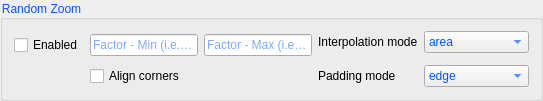
            <widget class="QGroupBox" name="groupBox_19">
             <property name="autoFillBackground">
              <bool>true</bool>
             </property>
             <property name="styleSheet">
              <string notr="true">color: rgb(0, 85, 255);</string>
             </property>
             <property name="title">
              <string>Random Zoom</string>
             </property>
             <layout class="QGridLayout" name="gridLayout_21">
              <item row="0" column="4">
               <widget class="QLabel" name="label_26">
                <property name="styleSheet">
                 <string notr="true">color: rgb(0,0,0);</string>
                </property>
                <property name="text">
                 <string>Interpolation mode</string>
                </property>
               </widget>
              </item>
              <item row="3" column="5">
               <widget class="QComboBox" name="randomZoomPaddingMode">
                <item>
                 <property name="text">
                  <string>edge</string>
                 </property>
                </item>
                <item>
                 <property name="text">
                  <string>constant</string>
                 </property>
                </item>
                <item>
                 <property name="text">
                  <string>linear_ramp</string>
                 </property>
                </item>
                <item>
                 <property name="text">
                  <string>maximum</string>
                 </property>
                </item>
                <item>
                 <property name="text">
                  <string>mean</string>
                 </property>
                </item>
                <item>
                 <property name="text">
                  <string>median</string>
                 </property>
                </item>
                <item>
                 <property name="text">
                  <string>minimum</string>
                 </property>
                </item>
                <item>
                 <property name="text">
                  <string>reflect</string>
                 </property>
                </item>
               </widget>
              </item>
              <item row="0" column="1" rowspan="2">
               <widget class="QLineEdit" name="randomZoomFactorMin">
                <property name="text">
                 <string/>
                </property>
                <property name="placeholderText">
                 <string>Factor - Min (i.e. 0.2)</string>
                </property>
               </widget>
              </item>
              <item row="0" column="0" rowspan="2">
               <widget class="QCheckBox" name="randomZoomEnabled">
                <property name="styleSheet">
                 <string notr="true">color: rgb(0,0,0);</string>
                </property>
                <property name="text">
                 <string>Enabled</string>
                </property>
               </widget>
              </item>
              <item row="3" column="1">
               <widget class="QCheckBox" name="randomZoomAlignCorners">
                <property name="styleSheet">
                 <string notr="true">color: rgb(0,0,0);</string>
                </property>
                <property name="text">
                 <string>Align corners</string>
                </property>
               </widget>
              </item>
              <item row="3" column="4">
               <widget class="QLabel" name="label_27">
                <property name="styleSheet">
                 <string notr="true">color: rgb(0,0,0);</string>
                </property>
                <property name="text">
                 <string>Padding mode</string>
                </property>
               </widget>
              </item>
              <item row="0" column="3" rowspan="2">
               <widget class="QLineEdit" name="randomZoomFactorMax">
                <property name="placeholderText">
                 <string>Factor - Max (i.e. 1.2)</string>
                </property>
               </widget>
              </item>
              <item row="0" column="5">
               <widget class="QComboBox" name="randomZoomInterpolationMode">
                <item>
                 <property name="text">
                  <string>area</string>
                 </property>
                </item>
                <item>
                 <property name="text">
                  <string>nearest</string>
                 </property>
                </item>
                <item>
                 <property name="text">
                  <string>nearest-exact</string>
                 </property>
                </item>
                <item>
                 <property name="text">
                  <string>linear</string>
                 </property>
                </item>
                <item>
                 <property name="text">
                  <string>bilinear</string>
                 </property>
                </item>
                <item>
                 <property name="text">
                  <string>bicubic</string>
                 </property>
                </item>
                <item>
                 <property name="text">
                  <string>trilinear</string>
                 </property>
                </item>
               </widget>
              </item>
             </layout>
            </widget>
